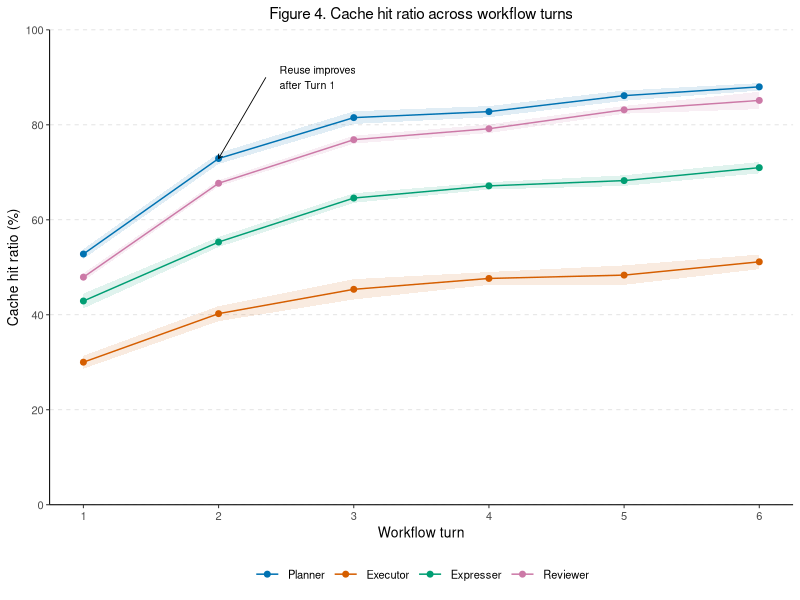
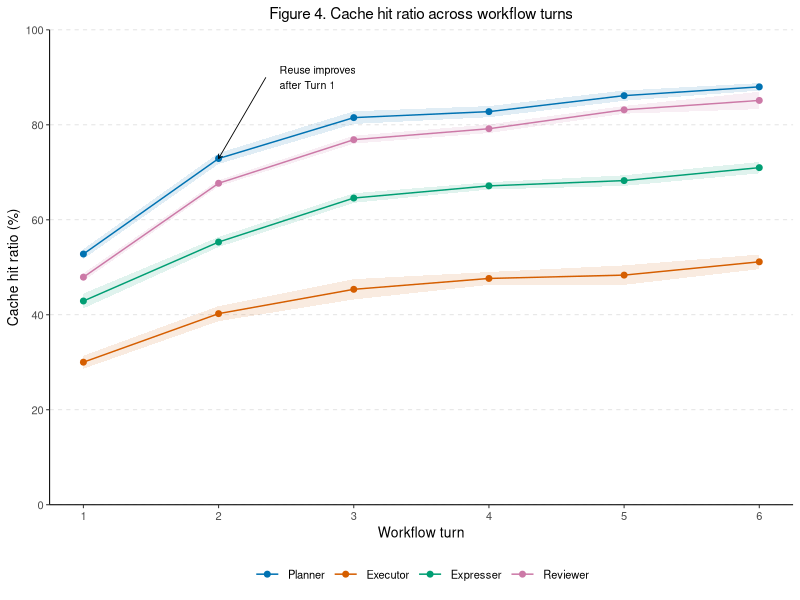

Reproduce these figures in R, in order.
library(ggplot2)
library(dplyr)

set.seed(41)

agents <- c("Planner", "Executor", "Expresser", "Reviewer")
turns <- seq_len(6)
n_runs <- 8

expected_means <- list(
  Planner = c(0.52, 0.72, 0.80, 0.84, 0.86, 0.87),
  Executor = c(0.30, 0.38, 0.44, 0.47, 0.49, 0.50),
  Expresser = c(0.42, 0.56, 0.63, 0.67, 0.69, 0.70),
  Reviewer = c(0.48, 0.69, 0.77, 0.81, 0.83, 0.84)
)
expected_std <- c(Planner = 0.030, Executor = 0.045, Expresser = 0.035, Reviewer = 0.030)

df <- do.call(
  rbind,
  lapply(agents, function(agent) {
    do.call(
      rbind,
      lapply(turns, function(turn) {
        values <- rnorm(n_runs, mean = expected_means[[agent]][turn], sd = expected_std[[agent]])
        values <- pmin(pmax(values, 0), 1)
        data.frame(
          agent = factor(agent, levels = agents),
          turn = turn,
          run = seq_len(n_runs),
          cache_hit_ratio = values
        )
      })
    )
  })
)

summary_df <- df %>%
  group_by(agent, turn) %>%
  summarise(
    mean_hit_ratio = mean(cache_hit_ratio),
    std_hit_ratio = sd(cache_hit_ratio),
    n = n(),
    sem = std_hit_ratio / sqrt(n),
    .groups = "drop"
  )

palette <- c(
  Planner = "#0072B2",
  Executor = "#D55E00",
  Expresser = "#009E73",
  Reviewer = "#CC79A7"
)

p <- ggplot(summary_df, aes(x = turn, y = mean_hit_ratio * 100, color = agent, fill = agent)) +
  geom_ribbon(
    aes(ymin = (mean_hit_ratio - sem) * 100, ymax = (mean_hit_ratio + sem) * 100),
    alpha = 0.12,
    color = NA
  ) +
  geom_line(linewidth = 0.5) +
  geom_point(size = 1.7) +
  annotate(
    "segment",
    x = 2.35, xend = 2,
    y = 90, yend = summary_df$mean_hit_ratio[summary_df$agent == "Planner" & summary_df$turn == 2] * 100,
    arrow = arrow(length = grid::unit(0.12, "cm")),
    linewidth = 0.3
  ) +
  annotate(
    "text",
    x = 2.45,
    y = 90,
    label = "Reuse improves\nafter Turn 1",
    hjust = 0,
    size = 2.7
  ) +
  scale_x_continuous(breaks = turns) +
  scale_y_continuous(limits = c(0, 100), breaks = seq(0, 100, by = 20), expand = c(0, 0)) +
  scale_color_manual(values = palette) +
  scale_fill_manual(values = palette) +
  guides(fill = "none") +
  labs(
    title = "Figure 4. Cache hit ratio across workflow turns",
    x = "Workflow turn",
    y = "Cache hit ratio (%)",
    color = "Agent",
    fill = "Agent"
  ) +
  theme_classic(base_size = 10) +
  theme(
    plot.title = element_text(size = 11, hjust = 0.5),
    axis.line = element_line(linewidth = 0.35),
    axis.ticks = element_line(linewidth = 0.35),
    panel.grid.major.y = element_line(color = "grey85", linewidth = 0.25, linetype = "dashed"),
    legend.position = "bottom",
    legend.direction = "horizontal",
    legend.title = element_blank(),
    legend.text = element_text(size = 8),
    legend.key.width = grid::unit(0.7, "cm")
  )

ggsave("figure4_cache_hit_ratio_by_turn_R.png", p, width = 4.2, height = 3.0, dpi = 300)
ggsave("figure4_cache_hit_ratio_by_turn_R.svg", p, width = 4.2, height = 3.0)
write.csv(df, "figure4_fake_data_R.csv", row.names = FALSE)
